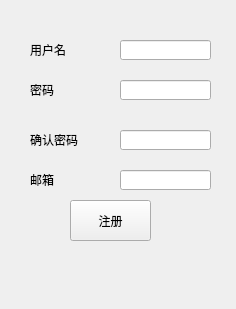
<?xml version="1.0" encoding="UTF-8"?>
<ui version="4.0">
 <class>Register</class>
 <widget class="QWidget" name="Register">
  <property name="geometry">
   <rect>
    <x>0</x>
    <y>0</y>
    <width>236</width>
    <height>309</height>
   </rect>
  </property>
  <property name="windowTitle">
   <string>Form</string>
  </property>
  <widget class="QPushButton" name="registerCheckButton">
   <property name="geometry">
    <rect>
     <x>70</x>
     <y>200</y>
     <width>81</width>
     <height>41</height>
    </rect>
   </property>
   <property name="styleSheet">
    <string notr="true">background-image: url(:/images/backw.png);</string>
   </property>
   <property name="text">
    <string>注册</string>
   </property>
  </widget>
  <widget class="QLabel" name="labelPasswordCheck">
   <property name="geometry">
    <rect>
     <x>30</x>
     <y>130</y>
     <width>72</width>
     <height>20</height>
    </rect>
   </property>
   <property name="text">
    <string>确认密码</string>
   </property>
  </widget>
  <widget class="QLabel" name="labelName">
   <property name="geometry">
    <rect>
     <x>30</x>
     <y>40</y>
     <width>72</width>
     <height>20</height>
    </rect>
   </property>
   <property name="text">
    <string>用户名</string>
   </property>
  </widget>
  <widget class="QLineEdit" name="lineEditName">
   <property name="geometry">
    <rect>
     <x>120</x>
     <y>40</y>
     <width>91</width>
     <height>20</height>
    </rect>
   </property>
   <property name="styleSheet">
    <string notr="true">background-image: url(:/images/backw.png);</string>
   </property>
  </widget>
  <widget class="QLabel" name="labelPassword">
   <property name="geometry">
    <rect>
     <x>30</x>
     <y>80</y>
     <width>72</width>
     <height>20</height>
    </rect>
   </property>
   <property name="text">
    <string>密码</string>
   </property>
  </widget>
  <widget class="QLineEdit" name="lineEditPasswordCheck">
   <property name="geometry">
    <rect>
     <x>120</x>
     <y>130</y>
     <width>91</width>
     <height>20</height>
    </rect>
   </property>
   <property name="styleSheet">
    <string notr="true">background-image: url(:/images/backw.png);</string>
   </property>
  </widget>
  <widget class="QLineEdit" name="lineEditPassword">
   <property name="geometry">
    <rect>
     <x>120</x>
     <y>80</y>
     <width>91</width>
     <height>20</height>
    </rect>
   </property>
   <property name="styleSheet">
    <string notr="true">background-image: url(:/images/backw.png);</string>
   </property>
  </widget>
  <widget class="QLabel" name="labelPasswordCheck_2">
   <property name="geometry">
    <rect>
     <x>30</x>
     <y>170</y>
     <width>72</width>
     <height>20</height>
    </rect>
   </property>
   <property name="text">
    <string>邮箱</string>
   </property>
  </widget>
  <widget class="QLineEdit" name="lineEditPasswordCheck_2">
   <property name="geometry">
    <rect>
     <x>120</x>
     <y>170</y>
     <width>91</width>
     <height>20</height>
    </rect>
   </property>
   <property name="styleSheet">
    <string notr="true">background-image: url(:/images/backw.png);</string>
   </property>
   <property name="text">
    <string/>
   </property>
  </widget>
 </widget>
 <resources/>
 <connections/>
</ui>
